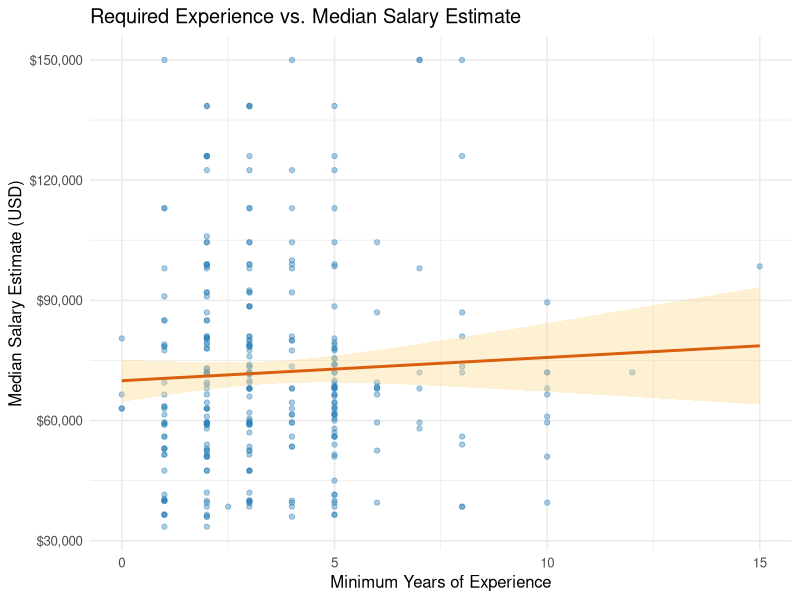
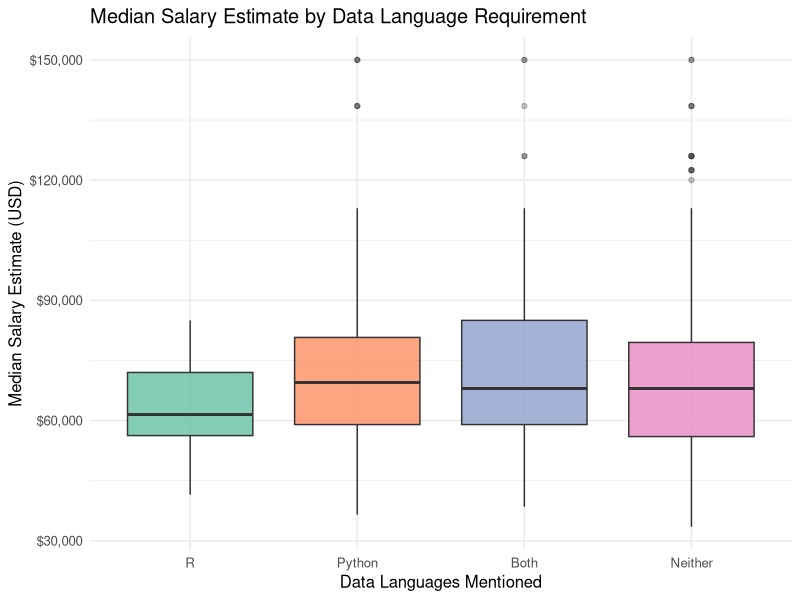

Generate these figures, in order, with R:
## ---- chunk 1
knitr::opts_chunk$set(
  echo = FALSE,
  warning = FALSE,
  message = FALSE,
  fig.align = "center",
  fig.width = 8,
  fig.height = 5
)

library(ggplot2)
library(dplyr)
library(readr)
library(knitr)

postings <- read_csv("data/data_analyst_postings_sample.csv", show_col_types = FALSE)

postings <- postings |>
  mutate(
    `Minimum Years Experience` = suppressWarnings(as.numeric(`Minimum Years Experience`)),
    `Median Salary Estimate` = suppressWarnings(as.numeric(`Median Salary Estimate`)),
    `Data Languages` = factor(`Data Languages`, levels = c("R", "Python", "Both", "Neither"))
  )

n_total <- nrow(postings)
n_salary <- sum(!is.na(postings$`Median Salary Estimate`))
n_exp <- sum(!is.na(postings$`Minimum Years Experience`))
n_lang <- sum(!is.na(postings$`Data Languages`))
## ---- chunk 2
plot_df <- postings |>
  filter(!is.na(`Minimum Years Experience`), !is.na(`Median Salary Estimate`))

ggplot(plot_df, aes(x = `Minimum Years Experience`, y = `Median Salary Estimate`)) +
  geom_point(alpha = 0.4, colour = "#2C7FB8") +
  geom_smooth(method = "lm", se = TRUE, colour = "#D95F0E", fill = "#FED98E") +
  scale_y_continuous(labels = scales::label_dollar()) +
  labs(
    x = "Minimum Years of Experience",
    y = "Median Salary Estimate (USD)",
    title = "Required Experience vs. Median Salary Estimate"
  ) +
  theme_minimal(base_size = 12)
## ---- chunk 3
box_df <- postings |>
  filter(!is.na(`Data Languages`), !is.na(`Median Salary Estimate`))

ggplot(box_df, aes(x = `Data Languages`, y = `Median Salary Estimate`, fill = `Data Languages`)) +
  geom_boxplot(alpha = 0.8, outlier.alpha = 0.3) +
  scale_y_continuous(labels = scales::label_dollar()) +
  scale_fill_brewer(palette = "Set2", guide = "none") +
  labs(
    x = "Data Languages Mentioned",
    y = "Median Salary Estimate (USD)",
    title = "Median Salary Estimate by Data Language Requirement"
  ) +
  theme_minimal(base_size = 12)
## ---- chunk 4
box_df |>
  group_by(`Data Languages`) |>
  summarise(
    Postings = n(),
    `Median Salary` = scales::label_dollar()(median(`Median Salary Estimate`, na.rm = TRUE)),
    `Mean Salary`   = scales::label_dollar()(mean(`Median Salary Estimate`, na.rm = TRUE)),
    .groups = "drop"
  ) |>
  kable(caption = "Salary summary by data-language requirement")
